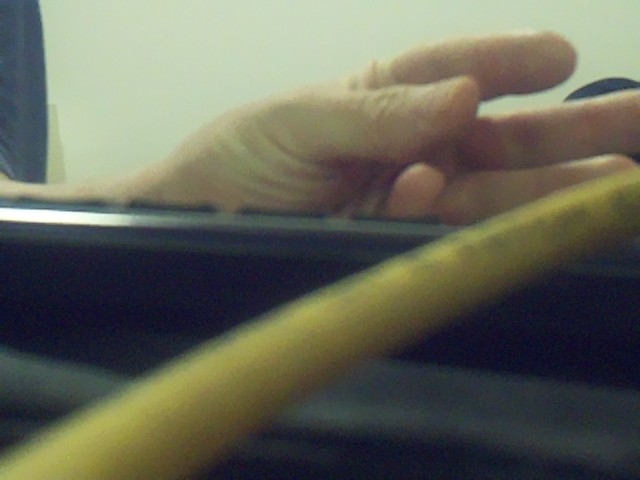
#> input picture ComputerVision/test.jpg, 640 x 480 px, given in place of the camera
$ python webcam.py
#> lines starting #> are read from the running program, lines starting #| are printed output that depends on the picture; after the words box and inside, x2 and y2 are one past the last pixel; in counts of white or black regions, pixels touching at a corner belong together
import numpy as np
import cv2
import sys


def test_camera():
    vid = cv2.VideoCapture(0)
    while(True):
        ret, frame = vid.read()
#> frame is the input picture: shape (480, 640, 3); mean B, G, R 88.5, 101.7, 100.4
        lower_red = np.array([0, 150, 100])
        upper_red = np.array([10, 255, 255])
        lower_blue = np.array([101,50,38])
        upper_blue = np.array([110,255,255])
        grey = cv2.cvtColor(frame, cv2.COLOR_RGB2GRAY)
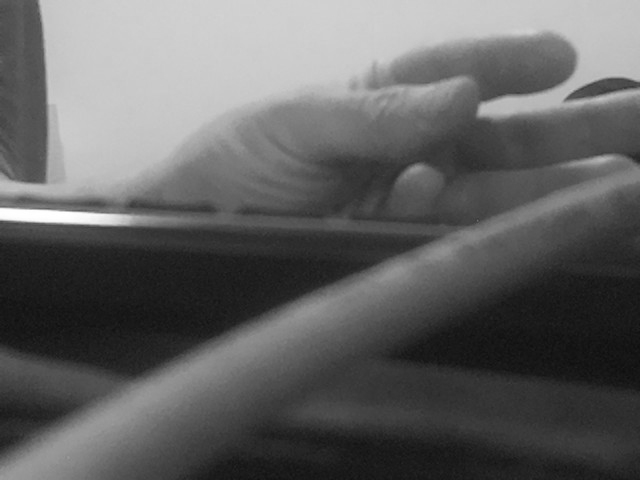
#> grey: shape (480, 640); min 14, max 255, mean 97.6
        frame_HSV = cv2.cvtColor(frame, cv2.COLOR_BGR2HSV)
#> frame_HSV: shape (480, 640, 3); mean H, S, V 65.7, 80, 110.8
        frame_BW = cv2.inRange(frame_HSV, lower_red, upper_red)
#> frame_BW: shape (480, 640); every value is 0
        ret, thresh = cv2.threshold(frame_BW, 127, 255, 1)
#> thresh: shape (480, 640); every value is 255
        contours, h = cv2.findContours(thresh, 1, 2)
#> contours = [[[0, 0], [0, 479], [639, 479], [639, 0]]]; h = [[-1, -1, -1, -1]]
        cv2.imshow('frame_BW', frame_BW)
        for c in contours:
            tempCircle = cv2.minAreaRect(c)
            led_width = int(tempCircle[1][1])
            led_height = int(tempCircle[1][0])
            approx = cv2.approxPolyDP(c, 0.01 * cv2.arcLength(c, True), True)
            M = cv2.moments(c)
            if M['m00'] != 0.0:
                x = int(M['m10']/M['m00'])
                y = int(M['m01']/M['m00'])
            if len(approx)>10 and (led_width/2)>100:
                cv2.circle(frame,(x, y), int(led_width/2), (0, 255, 0), 2)
#> this loop made 1 pass
#> (tempCircle, led_width, led_height, approx, x, y) on pass 1: (((319.5, 239.5), (479, 639), -90), 639, 479, [[0, 0], [0, 479], [639, 479], [639, 0]], 319, 239)
        cv2.putText(frame, 'press ''q'' to quit', (0, 10), cv2.FONT_HERSHEY_SIMPLEX, 0.6, (255, 0, 0), 2)
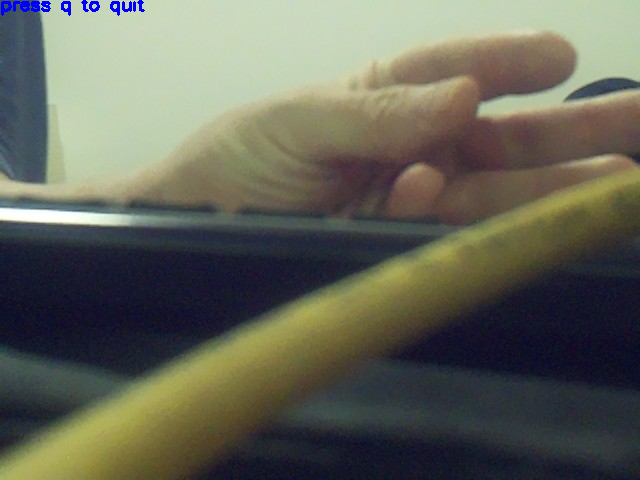
#> frame: shape (480, 640, 3); 0.28% of pixels changed, all inside (x1, y1, x2, y2) = (1, 0, 145, 16)
        cv2.imshow('frame', frame)
        # the 'q' button is set as the
        # quitting button you may use any
        # desired button of your choice
        if cv2.waitKey(1) & 0xFF == ord('q'):
#> (key q is pressed here)
            break

    # After the loop release the cap object
    vid.release()
    # Destroy all the windows
    cv2.destroyAllWindows()

def track_center(vid):
    ret, frame = vid.read()
    lower_red = np.array([0, 50, 50])
    upper_red = np.array([10, 255, 255])
    lower_blue = np.array([101,50,38])
    upper_blue = np.array([110,255,255])
    frame_HSV = cv2.cvtColor(frame, cv2.COLOR_BGR2HSV)
    frame_BW = cv2.inRange(frame_HSV, lower_red, upper_red)
    ret, thresh = cv2.threshold(frame_BW, 127, 255, 1)
    contours, h = cv2.findContours(thresh, 1, 2)
    for c in contours:
        tempCircle = cv2.minAreaRect(c)
        raduis = int(tempCircle[1][1]/2)
        approx = cv2.approxPolyDP(c, 0.01 * cv2.arcLength(c, True), True)
        M = cv2.moments(c)
        if M['m00'] != 0.0:
            x = int(M['m10']/M['m00'])
            y = int(M['m01']/M['m00'])
        if len(approx)>10 and (raduis/2)>100:
            return x, y, raduis
    return -1, -1, -1

if __name__ == '__main__':
    test_camera()
    vid = cv2.VideoCapture(0)
    screen_width = vid.get(cv2.CAP_PROP_FRAME_WIDTH)
#> screen_width = 640
    if(screen_width<1):
        print("camera failed")
        exit()
    while(True):
        x, y, r = track_center(vid)
        if x < screen_width/2 + 50:
            print("move right")
        elif x > screen_width/2 + 50:
            print("move left")
        elif x!=-1:
            print("you good")
        else:
            print("circle not seen")
    # After the loop release the cap object
    vid.release()
    # Destroy all the windows
    cv2.destroyAllWindows()
